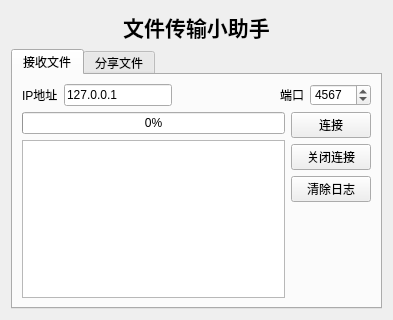
<?xml version="1.0" encoding="UTF-8"?>
<ui version="4.0">
 <class>FileTransfer</class>
 <widget class="QWidget" name="FileTransfer">
  <property name="geometry">
   <rect>
    <x>0</x>
    <y>0</y>
    <width>393</width>
    <height>320</height>
   </rect>
  </property>
  <property name="windowTitle">
   <string>文件传输小助手</string>
  </property>
  <layout class="QVBoxLayout" name="verticalLayout_4">
   <item>
    <widget class="QLabel" name="title">
     <property name="text">
      <string>&lt;html&gt;&lt;head/&gt;&lt;body&gt;&lt;p align=&quot;center&quot;&gt;&lt;span style=&quot; font-size:16pt; font-weight:700;&quot;&gt;文件传输小助手&lt;/span&gt;&lt;/p&gt;&lt;/body&gt;&lt;/html&gt;</string>
     </property>
    </widget>
   </item>
   <item>
    <widget class="QTabWidget" name="tabWidget">
     <property name="currentIndex">
      <number>0</number>
     </property>
     <widget class="QWidget" name="tab">
      <attribute name="title">
       <string>接收文件</string>
      </attribute>
      <layout class="QVBoxLayout" name="verticalLayout_3">
       <item>
        <layout class="QHBoxLayout" name="horizontalLayout_2">
         <item>
          <widget class="QLabel" name="label">
           <property name="text">
            <string>IP地址</string>
           </property>
          </widget>
         </item>
         <item>
          <widget class="QLineEdit" name="ipAddress">
           <property name="text">
            <string>127.0.0.1</string>
           </property>
          </widget>
         </item>
         <item>
          <spacer name="horizontalSpacer_2">
           <property name="orientation">
            <enum>Qt::Horizontal</enum>
           </property>
           <property name="sizeHint" stdset="0">
            <size>
             <width>40</width>
             <height>20</height>
            </size>
           </property>
          </spacer>
         </item>
         <item>
          <widget class="QLabel" name="label_2">
           <property name="text">
            <string>端口</string>
           </property>
          </widget>
         </item>
         <item>
          <widget class="QSpinBox" name="remotePort">
           <property name="minimumSize">
            <size>
             <width>51</width>
             <height>21</height>
            </size>
           </property>
           <property name="minimum">
            <number>1</number>
           </property>
           <property name="maximum">
            <number>65535</number>
           </property>
           <property name="value">
            <number>4567</number>
           </property>
          </widget>
         </item>
        </layout>
       </item>
       <item>
        <layout class="QHBoxLayout" name="horizontalLayout">
         <item>
          <layout class="QVBoxLayout" name="verticalLayout_2">
           <item>
            <widget class="QProgressBar" name="progressBar">
             <property name="value">
              <number>0</number>
             </property>
            </widget>
           </item>
           <item>
            <widget class="QTextBrowser" name="recvInfo"/>
           </item>
          </layout>
         </item>
         <item>
          <layout class="QVBoxLayout" name="verticalLayout">
           <item>
            <widget class="QPushButton" name="connetButton">
             <property name="text">
              <string>连接</string>
             </property>
            </widget>
           </item>
           <item>
            <widget class="QPushButton" name="closeButton">
             <property name="text">
              <string>关闭连接</string>
             </property>
            </widget>
           </item>
           <item>
            <widget class="QPushButton" name="clearRecvInfoButton">
             <property name="text">
              <string>清除日志</string>
             </property>
            </widget>
           </item>
           <item>
            <spacer name="verticalSpacer">
             <property name="orientation">
              <enum>Qt::Vertical</enum>
             </property>
             <property name="sizeHint" stdset="0">
              <size>
               <width>20</width>
               <height>40</height>
              </size>
             </property>
            </spacer>
           </item>
          </layout>
         </item>
        </layout>
       </item>
      </layout>
     </widget>
     <widget class="QWidget" name="tab_2">
      <attribute name="title">
       <string>分享文件</string>
      </attribute>
      <layout class="QVBoxLayout" name="verticalLayout_6">
       <item>
        <layout class="QHBoxLayout" name="horizontalLayout_3">
         <item>
          <widget class="QLabel" name="label_3">
           <property name="text">
            <string>文件全路径(不含中文)</string>
           </property>
          </widget>
         </item>
         <item>
          <widget class="QLineEdit" name="filePathLineEdit">
           <property name="text">
            <string/>
           </property>
          </widget>
         </item>
         <item>
          <widget class="QPushButton" name="selectFileButton">
           <property name="text">
            <string>选择文件</string>
           </property>
          </widget>
         </item>
         <item>
          <spacer name="horizontalSpacer">
           <property name="orientation">
            <enum>Qt::Horizontal</enum>
           </property>
           <property name="sizeHint" stdset="0">
            <size>
             <width>40</width>
             <height>20</height>
            </size>
           </property>
          </spacer>
         </item>
         <item>
          <widget class="QLabel" name="label_4">
           <property name="text">
            <string>本地端口</string>
           </property>
          </widget>
         </item>
         <item>
          <widget class="QSpinBox" name="localPort">
           <property name="minimumSize">
            <size>
             <width>51</width>
             <height>21</height>
            </size>
           </property>
           <property name="minimum">
            <number>1</number>
           </property>
           <property name="maximum">
            <number>65535</number>
           </property>
           <property name="value">
            <number>4567</number>
           </property>
          </widget>
         </item>
        </layout>
       </item>
       <item>
        <layout class="QHBoxLayout" name="horizontalLayout_4">
         <item>
          <widget class="QTextBrowser" name="shareInfo"/>
         </item>
         <item>
          <layout class="QVBoxLayout" name="verticalLayout_5">
           <item>
            <widget class="QPushButton" name="startService">
             <property name="text">
              <string>启动服务</string>
             </property>
            </widget>
           </item>
           <item>
            <widget class="QPushButton" name="shutService">
             <property name="text">
              <string>关闭服务</string>
             </property>
            </widget>
           </item>
           <item>
            <widget class="QPushButton" name="clearShareInfoButton">
             <property name="text">
              <string>清除日志</string>
             </property>
            </widget>
           </item>
           <item>
            <spacer name="verticalSpacer_2">
             <property name="orientation">
              <enum>Qt::Vertical</enum>
             </property>
             <property name="sizeHint" stdset="0">
              <size>
               <width>20</width>
               <height>40</height>
              </size>
             </property>
            </spacer>
           </item>
          </layout>
         </item>
        </layout>
       </item>
      </layout>
     </widget>
    </widget>
   </item>
  </layout>
 </widget>
 <resources/>
 <connections/>
</ui>
